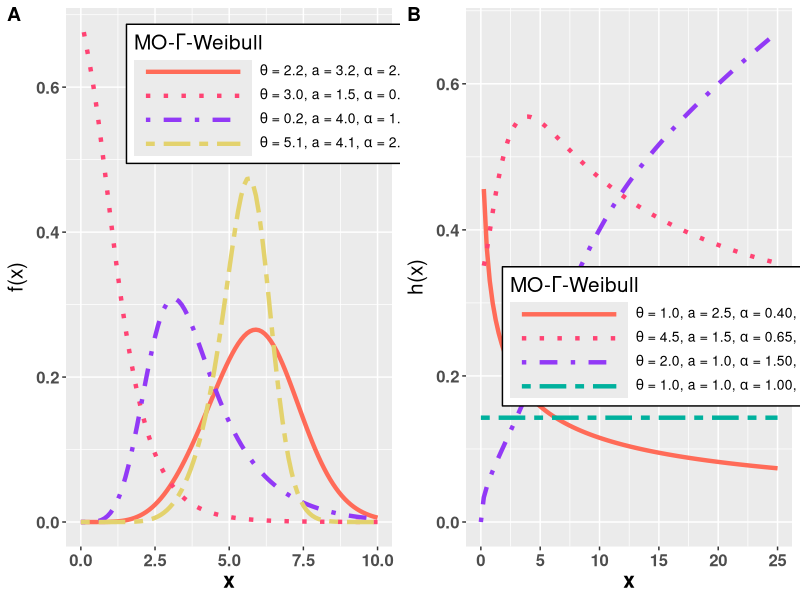

The R source for this figure:
  library(ggplot2)
  library(cowplot)
  
  # Baseline functions. -----------------------------------------------------
  pdf_weibull <- function(x, alpha, beta)
   dweibull(x, shape = alpha, scale = beta)
  
  cdf_weibull <- function(x, alpha, beta)
    pweibull(x, shape = alpha, scale = beta)
  
  # This function creates MOGW functions ----------------------------------
  pdf_mogw <- function(g, G) {
    # Using Closures.
    function(x, theta, a, ...) {
      if (theta <= 0 || a <= 0)
        warning("The \"a\" and \"theta\" parameters must be greater than zero.")
      num <-
        theta * (-log(1 - G(x = x, ...))) ^ (a - 1) * g(x = x, ...)
      den <-
        gamma(a) * (theta + (1 - theta) * pgamma(-log(1 - G(x = x, ...)), a, 1L)) ^
        2
      num / den
    }
  }
  
  pdf_mogweibull <- pdf_mogw(g = pdf_weibull, G = cdf_weibull)
  
  hazard <- function(x, theta, a, alpha, beta) {
    survival_f <- function(x, theta, a, alpha, beta)
      1 - integrate(
        f = pdf_mogweibull,
        lower = .Machine$double.eps,
        upper = x,
        theta,
        a,
        alpha,
        beta
      )$value
    
    vectorize_survival_f <-
      Vectorize(FUN = survival_f, vectorize.args = "x")
    
    pdf_mogweibull(x, theta, a, alpha, beta) / vectorize_survival_f(x, theta, a, alpha, beta)
  }
  
  #  Plots Probability densiy function  -------------------------------------
  cores <- c("Legenda 1" = "#FF6B58",
             "Legenda 2" = "#FF4373",
             "Legenda 3" = "#9239F6",
             "Legenda 4" = "#E3D26D")
  
  type_lines <- c("solid",
                  "dotted",
                  "dotdash",
                  "twodash")
  
  base <- ggplot(data.frame(x = c(0, 10)), aes(x)) +
    # ggtitle(
    #   "Probability density function",
    #   subtitle = "With G following the Weibull distribution "
    # ) +
    theme(
      plot.title = element_text(face = "bold"),
      axis.title = element_text(face = "bold"),
      axis.text = element_text(face = "bold")
    )
  
  p1 <- 
    base +
    stat_function(
      fun = pdf_mogweibull,
      args = list(
        theta = 2.2,
        a = 3.2,
        alpha = 2,
        beta = 3
      ),
      aes(color = "Legenda 1"),
      size = 1.5,
      linetype = "solid"
    ) +
    
    stat_function(
      fun = pdf_mogweibull,
      args = list(
        theta = 3,
        a = 1.5,
        alpha = 0.7,
        beta = 0.3
      ),
      aes(color = "Legenda 2"),
      size = 1.5,
      linetype = "dotted"
    ) +
    
    stat_function(
      fun = pdf_mogweibull,
      args = list(
        theta = 0.2,
        a = 4,
        alpha = 1.4,
        beta = 2.1
      ),
      aes(color = "Legenda 3"),
      size = 1.5,
      linetype = "dotdash"
    ) +
    
    stat_function(
      fun = pdf_mogweibull,
      args = list(
        theta = 5.1,
        a = 4.1,
        alpha = 2.5,
        beta = 2.7
      ),
      aes(color = "Legenda 4"),
      size = 1.5,
      linetype = "twodash"
    )  +
    
    labs(x = "x",
         y = expression("f(x)"),
         color = expression(paste("MO-", Gamma, "-Weibull")),
         element_text(face = "bold"))  +
  
    scale_color_manual(values = cores, labels =
                         expression(
                           paste(theta, " = 2.2, ", "a = 3.2, ", alpha, " = 2.0, ", beta, " = 3.0"),
                           paste(theta, " = 3.0, ", "a = 1.5, ", alpha, " = 0.7, ", beta, " = 0.3"),
                           paste(theta, " = 0.2, ", "a = 4.0, ", alpha, " = 1.4, ", beta, " = 2.1"),
                           paste(theta, " = 5.1, ", "a = 4.1, ", alpha, " = 2.5, ", beta, " = 2.7")
                         ), 
                       guide = guide_legend(override.aes = list(
                           linetype = type_lines
                           ))) +
    theme(
      legend.title = element_text(face = "bold"),
      legend.background = element_rect(color = "black"),
      legend.position = c(0.7, 0.84),
      text = element_text(size = 15),
      legend.key.width = unit(3,"cm"),
      legend.text = element_text(size=10),
      legend.spacing.x = unit(0.7, 'cm')
    )
  

  
  # Plot hazard function ----------------------------------------------------
  
  cores <- c("Legenda 1" = "#FF6B58",
             "Legenda 2" = "#FF4373",
             "Legenda 3" = "#9239F6",
             "Legenda 4" = "#00B19D")
  
  base <- ggplot(data.frame(x = c(0, 25)), aes(x)) +
    # ggtitle(
    #   "Hazard Function",
    #   subtitle = "With G following the Weibull distribution "
    # ) +
    theme(
      plot.title = element_text(face = "bold"),
      axis.title = element_text(face = "bold"),
      axis.text = element_text(face = "bold")
    )
  
  p2 <- 
    base +
    stat_function(
      fun = hazard,
      args = list(
        theta = 1,
        a = 2.5,
        alpha = 0.4,
        beta = 0.3
      ),
      aes(color = "Legenda 1"),
      size = 1.5,
      linetype = "solid"
    ) +
    
    stat_function(
      fun = hazard,
      args = list(
        theta = 4.5,
        a = 1.5,
        alpha = 0.65,
        beta = 0.43
      ),
      aes(color = "Legenda 2"),
      size = 1.5,
      linetype = "dotted"
    ) +
    
    stat_function(
      fun = hazard,
      args = list(
        theta = 2,
        a = 1,
        alpha = 1.5,
        beta = 5
      ),
      aes(color = "Legenda 3"),
      size = 1.5,
      linetype = "dotdash"
    ) +
    
    stat_function(
      fun = hazard,
      args = list(
        theta = 1,
        a = 1,
        alpha = 1,
        beta = 7
      ),
      aes(color = "Legenda 4"),
      size = 1.5,
      linetype = "twodash"
    ) + 
    labs(x = "x",
         y = expression("h(x)"),
         color = expression(paste("MO-", Gamma, "-Weibull")),
         element_text(face = "bold"))  +
    
    scale_color_manual(values = cores, labels =
                         expression(
                           paste(theta, " = 1.0, ", "a = 2.5, ", alpha, " = 0.40, ", beta, " = 0.30"),
                           paste(theta, " = 4.5, ", "a = 1.5, ", alpha, " = 0.65, ", beta, " = 0.43"),
                           paste(theta, " = 2.0, ", "a = 1.0, ", alpha, " = 1.50, ", beta, " = 5.00"),
                           paste(theta, " = 1.0, ", "a = 1.0, ", alpha, " = 1.00, ", beta, " = 7.00")
                         ), guide = guide_legend(override.aes = list(
                           linetype = type_lines
                         ))) +
    theme(
      legend.title = element_text(face = "bold"),
      legend.background = element_rect(color = "black"),
      legend.position = c(0.65, 0.39),
      text = element_text(size = 15),
      legend.key.width = unit(3,"cm"),
      legend.text = element_text(size=10),
      legend.spacing.x = unit(0.7, 'cm')
    )
  
  pdf(file="pdf-hazard.pdf",width=15,height=7, paper="special",
      family="Bookman",pointsize=12)
    plot_grid(p1, p2, labels = c("A", "B"))
  dev.off()